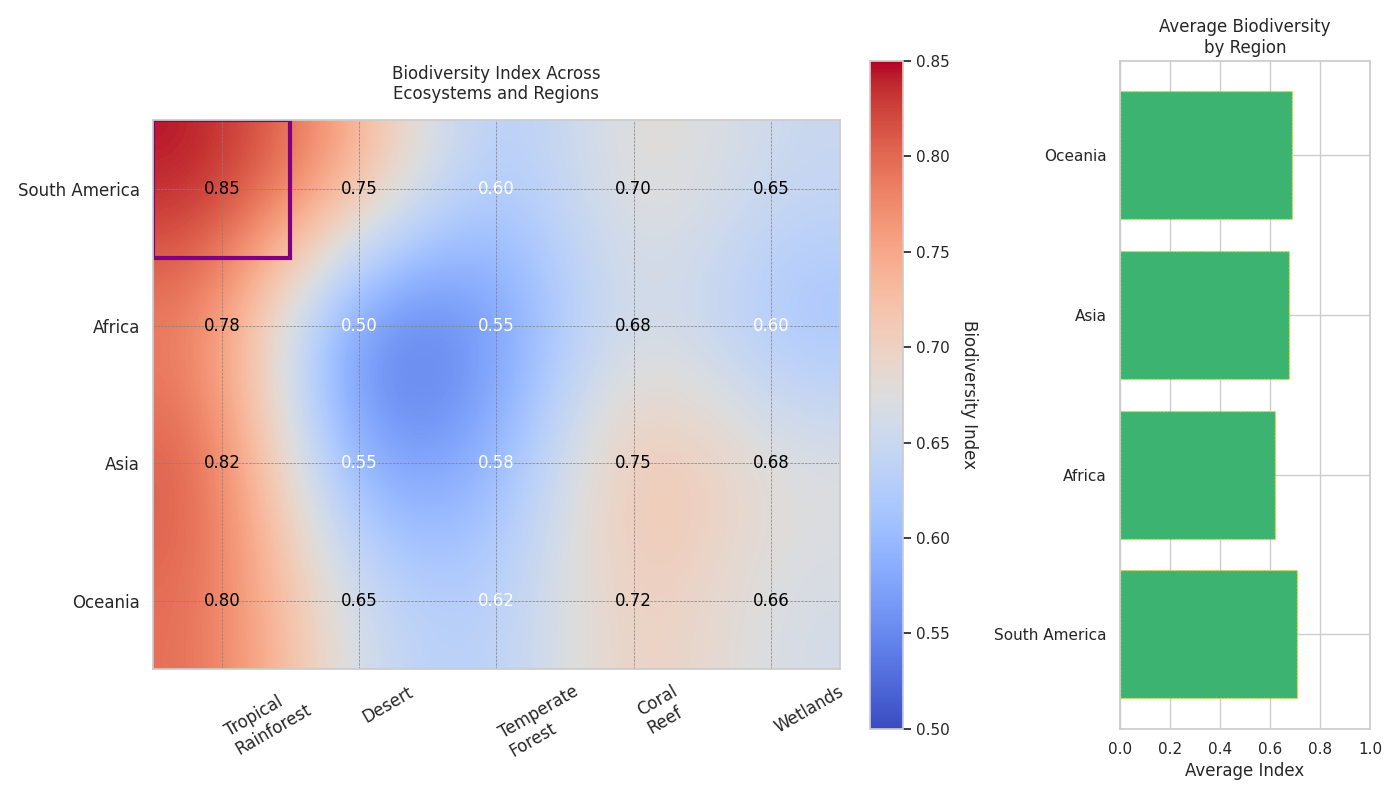

Recreate this plot in Python.
import matplotlib.pyplot as plt
import numpy as np
import matplotlib.patches as mpatches

biodiversity_data = np.array([
    [0.85, 0.75, 0.60, 0.70, 0.65],
    [0.78, 0.50, 0.55, 0.68, 0.60],
    [0.82, 0.55, 0.58, 0.75, 0.68],
    [0.80, 0.65, 0.62, 0.72, 0.66]
])

ecosystems = ["Tropical\nRainforest", "Desert", "Temperate\nForest", "Coral\nReef", "Wetlands"]
regions = ["South America", "Africa", "Asia", "Oceania"]

region_avg = biodiversity_data.mean(axis=1)

fig, (ax1, ax2) = plt.subplots(1, 2, figsize=(14, 8), gridspec_kw={'width_ratios': [3, 1]})

cax = ax1.imshow(biodiversity_data, cmap='coolwarm', aspect='equal', interpolation='bicubic')
cbar = fig.colorbar(cax, ax=ax1, fraction=0.046, pad=0.04)
cbar.set_label('Biodiversity Index', rotation=270, labelpad=20)

ax1.set_xticks(np.arange(len(ecosystems)))
ax1.set_yticks(np.arange(len(regions)))
ax1.set_xticklabels(ecosystems, rotation=30, ha="left", fontsize=12)
ax1.set_yticklabels(regions, fontsize=12)
ax1.set_title('Biodiversity Index Across\nEcosystems and Regions', pad=15)

# Annotating cells
for i in range(len(regions)):
    for j in range(len(ecosystems)):
        value = biodiversity_data[i, j]
        color = 'white' if value < 0.65 else 'black'
        ax1.text(j, i, f'{value:.2f}', ha='center', va='center', color=color)

ax2.barh(regions, region_avg, color='mediumseagreen', edgecolor='gold', linestyle=':')
ax2.set_xlim(0, 1)
ax2.set_xlabel('Average Index')
ax2.set_title('Average Biodiversity\nby Region')

highlight_index = np.argmax(biodiversity_data)
highlight_x, highlight_y = np.unravel_index(highlight_index, biodiversity_data.shape)
highlight_patch = mpatches.Rectangle((highlight_y-0.5, highlight_x-0.5), 1, 1, fill=False, edgecolor='purple', linewidth=3, linestyle='-')
ax1.add_patch(highlight_patch)

ax1.grid(visible=True, linestyle='--', linewidth=0.5, color='gray')

plt.tight_layout()
plt.show()
